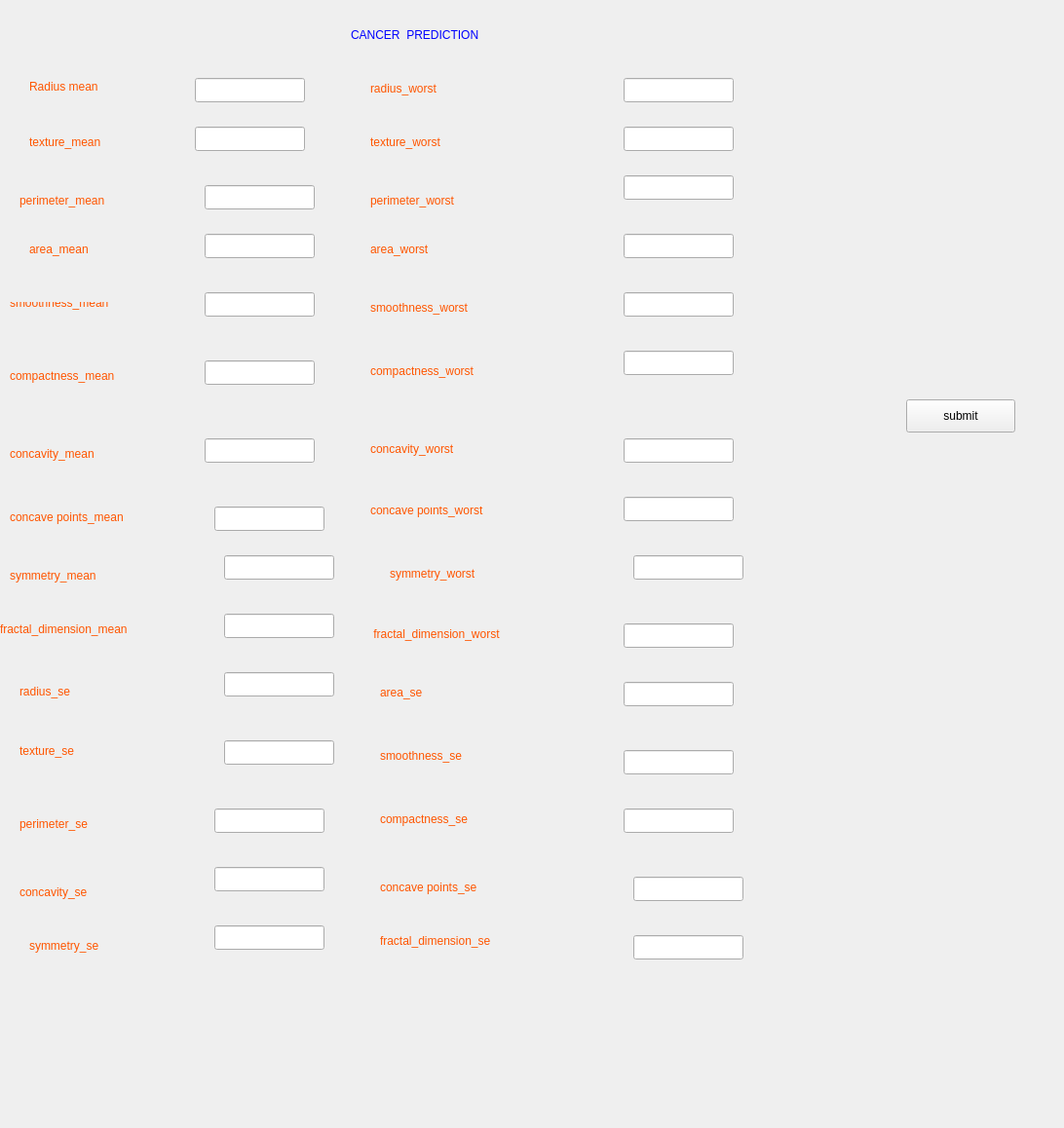
<?xml version="1.0" encoding="UTF-8"?>
<ui version="4.0">
 <class>Form</class>
 <widget class="QWidget" name="Form">
  <property name="geometry">
   <rect>
    <x>0</x>
    <y>0</y>
    <width>1092</width>
    <height>1158</height>
   </rect>
  </property>
  <property name="windowTitle">
   <string>Form</string>
  </property>
  <widget class="QLabel" name="label">
   <property name="geometry">
    <rect>
     <x>360</x>
     <y>10</y>
     <width>341</width>
     <height>51</height>
    </rect>
   </property>
   <property name="styleSheet">
    <string notr="true">font: 10pt &quot;MS Shell Dlg 2&quot;;
color:rgb(0, 0, 255)</string>
   </property>
   <property name="text">
    <string>CANCER  PREDICTION</string>
   </property>
  </widget>
  <widget class="QLabel" name="label_2">
   <property name="geometry">
    <rect>
     <x>30</x>
     <y>68</y>
     <width>121</width>
     <height>41</height>
    </rect>
   </property>
   <property name="styleSheet">
    <string notr="true">font: 10pt &quot;MS Shell Dlg 2&quot;;
color:rgb(255, 85, 0)</string>
   </property>
   <property name="text">
    <string>Radius mean</string>
   </property>
  </widget>
  <widget class="QLabel" name="label_4">
   <property name="geometry">
    <rect>
     <x>30</x>
     <y>130</y>
     <width>151</width>
     <height>31</height>
    </rect>
   </property>
   <property name="styleSheet">
    <string notr="true">font: 10pt &quot;MS Shell Dlg 2&quot;;
color:rgb(255, 85, 0)</string>
   </property>
   <property name="text">
    <string>texture_mean</string>
   </property>
  </widget>
  <widget class="QLabel" name="label_5">
   <property name="geometry">
    <rect>
     <x>20</x>
     <y>190</y>
     <width>151</width>
     <height>31</height>
    </rect>
   </property>
   <property name="styleSheet">
    <string notr="true">font: 10pt &quot;MS Shell Dlg 2&quot;;
color:rgb(255, 85, 0)</string>
   </property>
   <property name="text">
    <string>perimeter_mean</string>
   </property>
  </widget>
  <widget class="QLabel" name="label_6">
   <property name="geometry">
    <rect>
     <x>30</x>
     <y>240</y>
     <width>131</width>
     <height>31</height>
    </rect>
   </property>
   <property name="styleSheet">
    <string notr="true">font: 10pt &quot;MS Shell Dlg 2&quot;;
color:rgb(255, 85, 0)</string>
   </property>
   <property name="text">
    <string>area_mean</string>
   </property>
  </widget>
  <widget class="QLabel" name="label_7">
   <property name="geometry">
    <rect>
     <x>10</x>
     <y>310</y>
     <width>151</width>
     <height>16</height>
    </rect>
   </property>
   <property name="styleSheet">
    <string notr="true">font: 10pt &quot;MS Shell Dlg 2&quot;;
color:rgb(255, 85, 0)</string>
   </property>
   <property name="text">
    <string>smoothness_mean
</string>
   </property>
  </widget>
  <widget class="QLabel" name="label_8">
   <property name="geometry">
    <rect>
     <x>10</x>
     <y>360</y>
     <width>221</width>
     <height>51</height>
    </rect>
   </property>
   <property name="styleSheet">
    <string notr="true">font: 10pt &quot;MS Shell Dlg 2&quot;;
color:rgb(255, 85, 0)

</string>
   </property>
   <property name="text">
    <string>compactness_mean</string>
   </property>
  </widget>
  <widget class="QLabel" name="label_9">
   <property name="geometry">
    <rect>
     <x>10</x>
     <y>440</y>
     <width>161</width>
     <height>51</height>
    </rect>
   </property>
   <property name="styleSheet">
    <string notr="true">font: 10pt &quot;MS Shell Dlg 2&quot;;
color:rgb(255, 85, 0)</string>
   </property>
   <property name="text">
    <string>concavity_mean</string>
   </property>
  </widget>
  <widget class="QLabel" name="label_10">
   <property name="geometry">
    <rect>
     <x>10</x>
     <y>510</y>
     <width>201</width>
     <height>41</height>
    </rect>
   </property>
   <property name="styleSheet">
    <string notr="true">font: 10pt &quot;MS Shell Dlg 2&quot;;
color:rgb(255, 85, 0)</string>
   </property>
   <property name="text">
    <string>concave points_mean</string>
   </property>
  </widget>
  <widget class="QLabel" name="label_11">
   <property name="geometry">
    <rect>
     <x>20</x>
     <y>700</y>
     <width>121</width>
     <height>20</height>
    </rect>
   </property>
   <property name="styleSheet">
    <string notr="true">font: 10pt &quot;MS Shell Dlg 2&quot;;
color:rgb(255, 85, 0)</string>
   </property>
   <property name="text">
    <string>radius_se </string>
   </property>
  </widget>
  <widget class="QLabel" name="label_13">
   <property name="geometry">
    <rect>
     <x>380</x>
     <y>190</y>
     <width>201</width>
     <height>31</height>
    </rect>
   </property>
   <property name="styleSheet">
    <string notr="true">font: 10pt &quot;MS Shell Dlg 2&quot;;
color:rgb(255, 85, 0)</string>
   </property>
   <property name="text">
    <string>perimeter_worst</string>
   </property>
  </widget>
  <widget class="QLabel" name="label_14">
   <property name="geometry">
    <rect>
     <x>380</x>
     <y>240</y>
     <width>131</width>
     <height>31</height>
    </rect>
   </property>
   <property name="styleSheet">
    <string notr="true">font: 10pt &quot;MS Shell Dlg 2&quot;;
color:rgb(255, 85, 0)</string>
   </property>
   <property name="text">
    <string>area_worst</string>
   </property>
  </widget>
  <widget class="QLabel" name="label_15">
   <property name="geometry">
    <rect>
     <x>380</x>
     <y>300</y>
     <width>181</width>
     <height>31</height>
    </rect>
   </property>
   <property name="styleSheet">
    <string notr="true">font: 10pt &quot;MS Shell Dlg 2&quot;;
color:rgb(255, 85, 0)</string>
   </property>
   <property name="text">
    <string>smoothness_worst</string>
   </property>
  </widget>
  <widget class="QLabel" name="label_16">
   <property name="geometry">
    <rect>
     <x>380</x>
     <y>370</y>
     <width>191</width>
     <height>21</height>
    </rect>
   </property>
   <property name="styleSheet">
    <string notr="true">font: 10pt &quot;MS Shell Dlg 2&quot;;
color:rgb(255, 85, 0)</string>
   </property>
   <property name="text">
    <string>compactness_worst</string>
   </property>
  </widget>
  <widget class="QLabel" name="label_17">
   <property name="geometry">
    <rect>
     <x>380</x>
     <y>450</y>
     <width>161</width>
     <height>21</height>
    </rect>
   </property>
   <property name="styleSheet">
    <string notr="true">font: 10pt &quot;MS Shell Dlg 2&quot;;
color:rgb(255, 85, 0)</string>
   </property>
   <property name="text">
    <string>concavity_worst</string>
   </property>
  </widget>
  <widget class="QLabel" name="label_18">
   <property name="geometry">
    <rect>
     <x>380</x>
     <y>520</y>
     <width>201</width>
     <height>21</height>
    </rect>
   </property>
   <property name="styleSheet">
    <string notr="true">font: 10pt &quot;MS Shell Dlg 2&quot;;
color:rgb(255, 85, 0)</string>
   </property>
   <property name="text">
    <string>concave points_worst
</string>
   </property>
  </widget>
  <widget class="QLabel" name="label_19">
   <property name="geometry">
    <rect>
     <x>400</x>
     <y>570</y>
     <width>171</width>
     <height>51</height>
    </rect>
   </property>
   <property name="styleSheet">
    <string notr="true">font: 10pt &quot;MS Shell Dlg 2&quot;;
color:rgb(255, 85, 0)</string>
   </property>
   <property name="text">
    <string>symmetry_worst
</string>
   </property>
  </widget>
  <widget class="QLabel" name="label_20">
   <property name="geometry">
    <rect>
     <x>380</x>
     <y>630</y>
     <width>251</width>
     <height>41</height>
    </rect>
   </property>
   <property name="styleSheet">
    <string notr="true">font: 10pt &quot;MS Shell Dlg 2&quot;;
color:rgb(255, 85, 0)</string>
   </property>
   <property name="text">
    <string> fractal_dimension_worst</string>
   </property>
  </widget>
  <widget class="QLabel" name="label_21">
   <property name="geometry">
    <rect>
     <x>20</x>
     <y>750</y>
     <width>111</width>
     <height>41</height>
    </rect>
   </property>
   <property name="styleSheet">
    <string notr="true">font: 10pt &quot;MS Shell Dlg 2&quot;;
color:rgb(255, 85, 0)</string>
   </property>
   <property name="text">
    <string>texture_se</string>
   </property>
  </widget>
  <widget class="QLabel" name="label_22">
   <property name="geometry">
    <rect>
     <x>380</x>
     <y>80</y>
     <width>141</width>
     <height>21</height>
    </rect>
   </property>
   <property name="styleSheet">
    <string notr="true">font: 11pt &quot;MS Shell Dlg 2&quot;;
color:rgb(255, 85, 0)</string>
   </property>
   <property name="text">
    <string>radius_worst</string>
   </property>
  </widget>
  <widget class="QLabel" name="label_23">
   <property name="geometry">
    <rect>
     <x>0</x>
     <y>630</y>
     <width>221</width>
     <height>31</height>
    </rect>
   </property>
   <property name="styleSheet">
    <string notr="true">font: 10pt &quot;MS Shell Dlg 2&quot;;
color:rgb(255, 85, 0)</string>
   </property>
   <property name="text">
    <string>fractal_dimension_mean </string>
   </property>
  </widget>
  <widget class="QLabel" name="label_24">
   <property name="geometry">
    <rect>
     <x>10</x>
     <y>570</y>
     <width>171</width>
     <height>41</height>
    </rect>
   </property>
   <property name="styleSheet">
    <string notr="true">font: 10pt &quot;MS Shell Dlg 2&quot;;
color:rgb(255, 85, 0)</string>
   </property>
   <property name="text">
    <string>symmetry_mean </string>
   </property>
  </widget>
  <widget class="QLabel" name="label_25">
   <property name="geometry">
    <rect>
     <x>20</x>
     <y>830</y>
     <width>131</width>
     <height>31</height>
    </rect>
   </property>
   <property name="styleSheet">
    <string notr="true">font: 10pt &quot;MS Shell Dlg 2&quot;;
color:rgb(255, 85, 0)</string>
   </property>
   <property name="text">
    <string>perimeter_se </string>
   </property>
  </widget>
  <widget class="QLabel" name="label_26">
   <property name="geometry">
    <rect>
     <x>390</x>
     <y>700</y>
     <width>111</width>
     <height>21</height>
    </rect>
   </property>
   <property name="styleSheet">
    <string notr="true">font: 10pt &quot;MS Shell Dlg 2&quot;;
color:rgb(255, 85, 0)</string>
   </property>
   <property name="text">
    <string>area_se </string>
   </property>
  </widget>
  <widget class="QLabel" name="label_3">
   <property name="geometry">
    <rect>
     <x>390</x>
     <y>760</y>
     <width>121</width>
     <height>31</height>
    </rect>
   </property>
   <property name="styleSheet">
    <string notr="true">font: 10pt &quot;MS Shell Dlg 2&quot;;
color:rgb(255, 85, 0)</string>
   </property>
   <property name="text">
    <string>smoothness_se  </string>
   </property>
  </widget>
  <widget class="QLabel" name="label_27">
   <property name="geometry">
    <rect>
     <x>390</x>
     <y>820</y>
     <width>211</width>
     <height>41</height>
    </rect>
   </property>
   <property name="styleSheet">
    <string notr="true">font: 14pt &quot;MS Shell Dlg 2&quot;;
color:rgb(255, 85, 0)</string>
   </property>
   <property name="text">
    <string>compactness_se</string>
   </property>
  </widget>
  <widget class="QLabel" name="label_28">
   <property name="geometry">
    <rect>
     <x>20</x>
     <y>900</y>
     <width>141</width>
     <height>31</height>
    </rect>
   </property>
   <property name="styleSheet">
    <string notr="true">font: 10pt &quot;MS Shell Dlg 2&quot;;
color:rgb(255, 85, 0)</string>
   </property>
   <property name="text">
    <string>concavity_se   </string>
   </property>
  </widget>
  <widget class="QLabel" name="label_29">
   <property name="geometry">
    <rect>
     <x>390</x>
     <y>890</y>
     <width>171</width>
     <height>41</height>
    </rect>
   </property>
   <property name="styleSheet">
    <string notr="true">font: 10pt &quot;MS Shell Dlg 2&quot;;
color:rgb(255, 85, 0)</string>
   </property>
   <property name="text">
    <string>concave points_se</string>
   </property>
  </widget>
  <widget class="QLabel" name="label_30">
   <property name="geometry">
    <rect>
     <x>30</x>
     <y>960</y>
     <width>131</width>
     <height>21</height>
    </rect>
   </property>
   <property name="styleSheet">
    <string notr="true">font: 10pt &quot;MS Shell Dlg 2&quot;;
color:rgb(255, 85, 0)</string>
   </property>
   <property name="text">
    <string>symmetry_se  </string>
   </property>
  </widget>
  <widget class="QLabel" name="label_31">
   <property name="geometry">
    <rect>
     <x>390</x>
     <y>950</y>
     <width>221</width>
     <height>31</height>
    </rect>
   </property>
   <property name="styleSheet">
    <string notr="true">font: 10pt &quot;MS Shell Dlg 2&quot;;
color:rgb(255, 85, 0)</string>
   </property>
   <property name="text">
    <string>fractal_dimension_se</string>
   </property>
  </widget>
  <widget class="QLineEdit" name="lineEdit">
   <property name="geometry">
    <rect>
     <x>200</x>
     <y>80</y>
     <width>113</width>
     <height>25</height>
    </rect>
   </property>
  </widget>
  <widget class="QLineEdit" name="lineEdit_2">
   <property name="geometry">
    <rect>
     <x>200</x>
     <y>130</y>
     <width>113</width>
     <height>25</height>
    </rect>
   </property>
  </widget>
  <widget class="QLineEdit" name="lineEdit_3">
   <property name="geometry">
    <rect>
     <x>210</x>
     <y>190</y>
     <width>113</width>
     <height>25</height>
    </rect>
   </property>
  </widget>
  <widget class="QLineEdit" name="lineEdit_4">
   <property name="geometry">
    <rect>
     <x>210</x>
     <y>240</y>
     <width>113</width>
     <height>25</height>
    </rect>
   </property>
  </widget>
  <widget class="QLineEdit" name="lineEdit_5">
   <property name="geometry">
    <rect>
     <x>210</x>
     <y>300</y>
     <width>113</width>
     <height>25</height>
    </rect>
   </property>
  </widget>
  <widget class="QLineEdit" name="lineEdit_6">
   <property name="geometry">
    <rect>
     <x>210</x>
     <y>370</y>
     <width>113</width>
     <height>25</height>
    </rect>
   </property>
  </widget>
  <widget class="QLineEdit" name="lineEdit_7">
   <property name="geometry">
    <rect>
     <x>210</x>
     <y>450</y>
     <width>113</width>
     <height>25</height>
    </rect>
   </property>
  </widget>
  <widget class="QLineEdit" name="lineEdit_8">
   <property name="geometry">
    <rect>
     <x>220</x>
     <y>520</y>
     <width>113</width>
     <height>25</height>
    </rect>
   </property>
  </widget>
  <widget class="QLineEdit" name="lineEdit_9">
   <property name="geometry">
    <rect>
     <x>230</x>
     <y>570</y>
     <width>113</width>
     <height>25</height>
    </rect>
   </property>
  </widget>
  <widget class="QLineEdit" name="lineEdit_10">
   <property name="geometry">
    <rect>
     <x>230</x>
     <y>630</y>
     <width>113</width>
     <height>25</height>
    </rect>
   </property>
  </widget>
  <widget class="QLineEdit" name="lineEdit_11">
   <property name="geometry">
    <rect>
     <x>230</x>
     <y>690</y>
     <width>113</width>
     <height>25</height>
    </rect>
   </property>
  </widget>
  <widget class="QLineEdit" name="lineEdit_12">
   <property name="geometry">
    <rect>
     <x>230</x>
     <y>760</y>
     <width>113</width>
     <height>25</height>
    </rect>
   </property>
  </widget>
  <widget class="QLineEdit" name="lineEdit_13">
   <property name="geometry">
    <rect>
     <x>220</x>
     <y>830</y>
     <width>113</width>
     <height>25</height>
    </rect>
   </property>
  </widget>
  <widget class="QLineEdit" name="lineEdit_14">
   <property name="geometry">
    <rect>
     <x>220</x>
     <y>890</y>
     <width>113</width>
     <height>25</height>
    </rect>
   </property>
  </widget>
  <widget class="QLineEdit" name="lineEdit_15">
   <property name="geometry">
    <rect>
     <x>220</x>
     <y>950</y>
     <width>113</width>
     <height>25</height>
    </rect>
   </property>
  </widget>
  <widget class="QLineEdit" name="lineEdit_16">
   <property name="geometry">
    <rect>
     <x>640</x>
     <y>240</y>
     <width>113</width>
     <height>25</height>
    </rect>
   </property>
  </widget>
  <widget class="QLineEdit" name="lineEdit_17">
   <property name="geometry">
    <rect>
     <x>640</x>
     <y>300</y>
     <width>113</width>
     <height>25</height>
    </rect>
   </property>
  </widget>
  <widget class="QLineEdit" name="lineEdit_18">
   <property name="geometry">
    <rect>
     <x>640</x>
     <y>360</y>
     <width>113</width>
     <height>25</height>
    </rect>
   </property>
  </widget>
  <widget class="QLineEdit" name="lineEdit_19">
   <property name="geometry">
    <rect>
     <x>640</x>
     <y>450</y>
     <width>113</width>
     <height>25</height>
    </rect>
   </property>
  </widget>
  <widget class="QLineEdit" name="lineEdit_20">
   <property name="geometry">
    <rect>
     <x>640</x>
     <y>510</y>
     <width>113</width>
     <height>25</height>
    </rect>
   </property>
  </widget>
  <widget class="QLineEdit" name="lineEdit_21">
   <property name="geometry">
    <rect>
     <x>650</x>
     <y>570</y>
     <width>113</width>
     <height>25</height>
    </rect>
   </property>
  </widget>
  <widget class="QLineEdit" name="lineEdit_22">
   <property name="geometry">
    <rect>
     <x>640</x>
     <y>640</y>
     <width>113</width>
     <height>25</height>
    </rect>
   </property>
  </widget>
  <widget class="QLineEdit" name="lineEdit_23">
   <property name="geometry">
    <rect>
     <x>640</x>
     <y>700</y>
     <width>113</width>
     <height>25</height>
    </rect>
   </property>
  </widget>
  <widget class="QLineEdit" name="lineEdit_24">
   <property name="geometry">
    <rect>
     <x>640</x>
     <y>770</y>
     <width>113</width>
     <height>25</height>
    </rect>
   </property>
  </widget>
  <widget class="QLineEdit" name="lineEdit_25">
   <property name="geometry">
    <rect>
     <x>640</x>
     <y>830</y>
     <width>113</width>
     <height>25</height>
    </rect>
   </property>
  </widget>
  <widget class="QLineEdit" name="lineEdit_26">
   <property name="geometry">
    <rect>
     <x>650</x>
     <y>900</y>
     <width>113</width>
     <height>25</height>
    </rect>
   </property>
  </widget>
  <widget class="QLineEdit" name="lineEdit_27">
   <property name="geometry">
    <rect>
     <x>650</x>
     <y>960</y>
     <width>113</width>
     <height>25</height>
    </rect>
   </property>
  </widget>
  <widget class="QLineEdit" name="lineEdit_28">
   <property name="geometry">
    <rect>
     <x>640</x>
     <y>80</y>
     <width>113</width>
     <height>25</height>
    </rect>
   </property>
  </widget>
  <widget class="QLineEdit" name="lineEdit_29">
   <property name="geometry">
    <rect>
     <x>640</x>
     <y>130</y>
     <width>113</width>
     <height>25</height>
    </rect>
   </property>
  </widget>
  <widget class="QLineEdit" name="lineEdit_30">
   <property name="geometry">
    <rect>
     <x>640</x>
     <y>180</y>
     <width>113</width>
     <height>25</height>
    </rect>
   </property>
  </widget>
  <widget class="QLabel" name="label_12">
   <property name="geometry">
    <rect>
     <x>380</x>
     <y>130</y>
     <width>151</width>
     <height>31</height>
    </rect>
   </property>
   <property name="styleSheet">
    <string notr="true">font: 10pt &quot;MS Shell Dlg 2&quot;;
color:rgb(255, 85, 0)</string>
   </property>
   <property name="text">
    <string>texture_worst</string>
   </property>
  </widget>
  <widget class="QPushButton" name="btnadd_2">
   <property name="geometry">
    <rect>
     <x>930</x>
     <y>410</y>
     <width>112</width>
     <height>34</height>
    </rect>
   </property>
   <property name="text">
    <string>submit</string>
   </property>
  </widget>
 </widget>
 <resources/>
 <connections/>
</ui>
